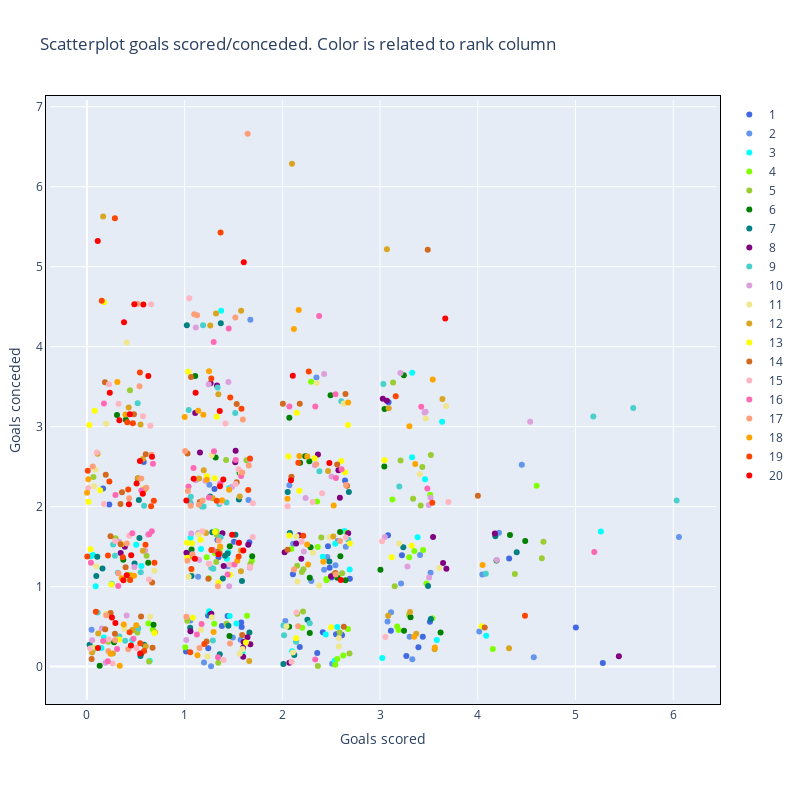

Notebook cell for this chart:
### Code cell
plot_plotly_scatter(df=serieA_data, color='rank', season='2018-2019')
